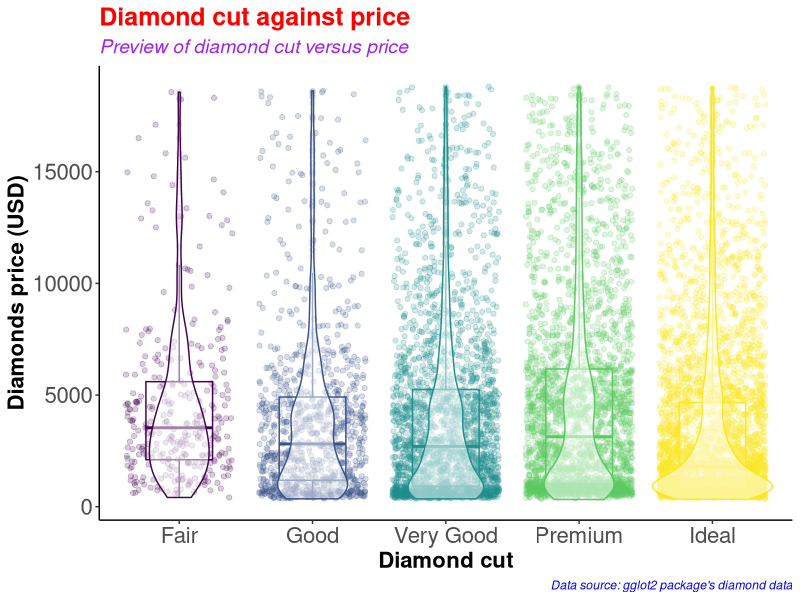
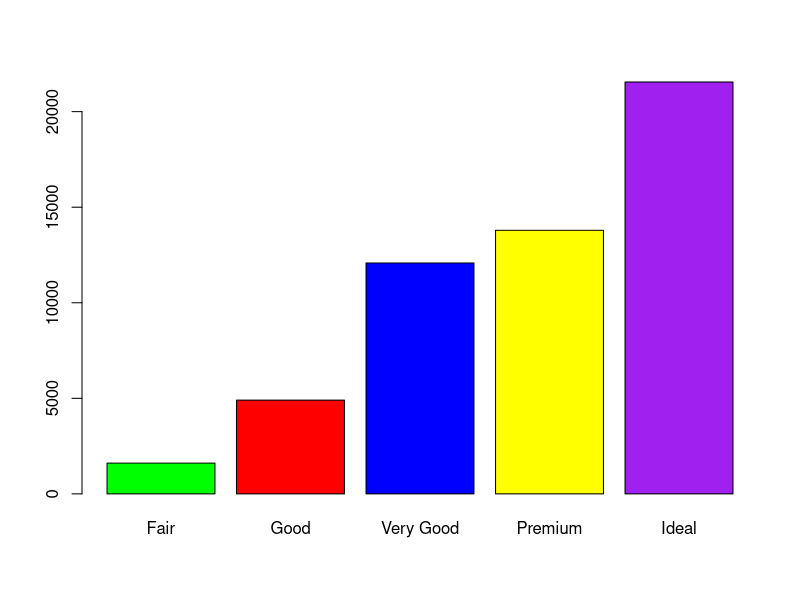
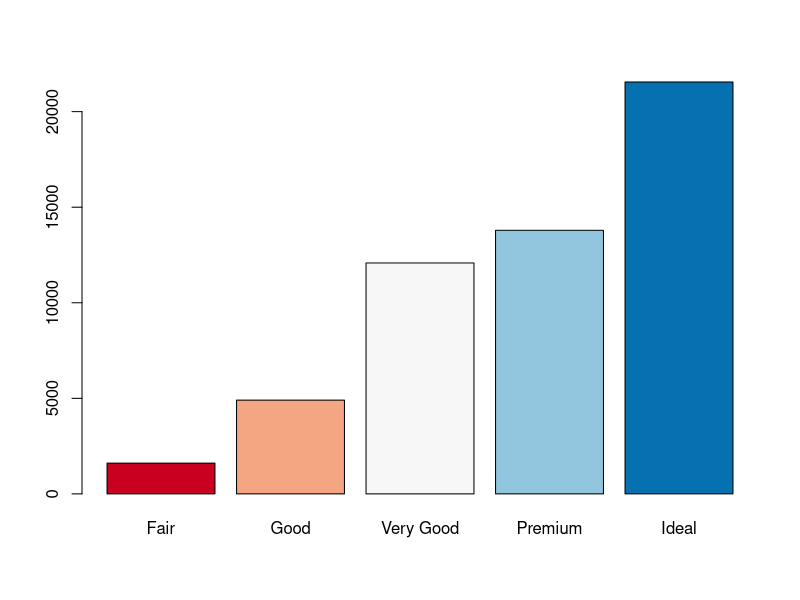
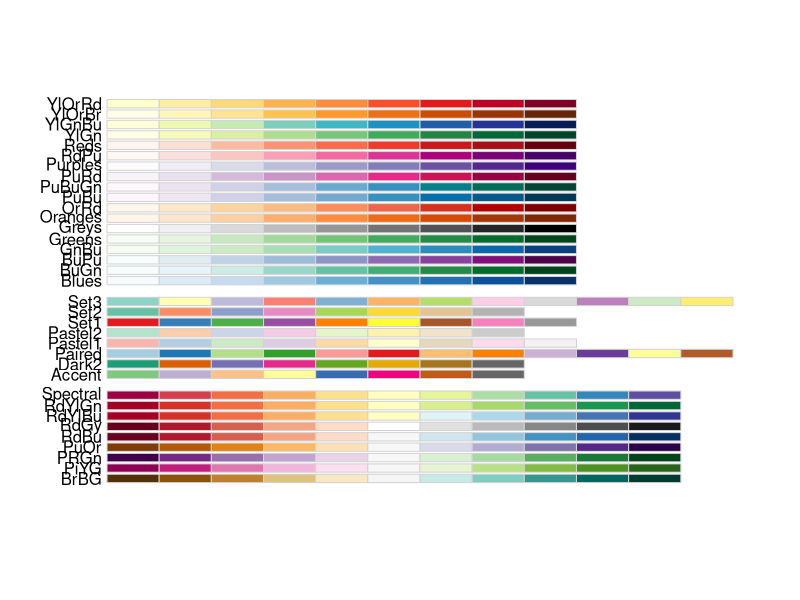
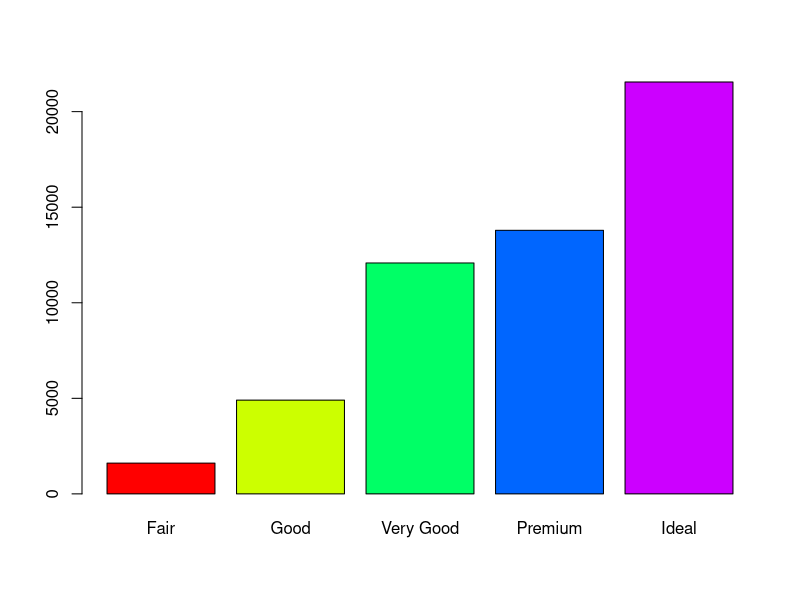
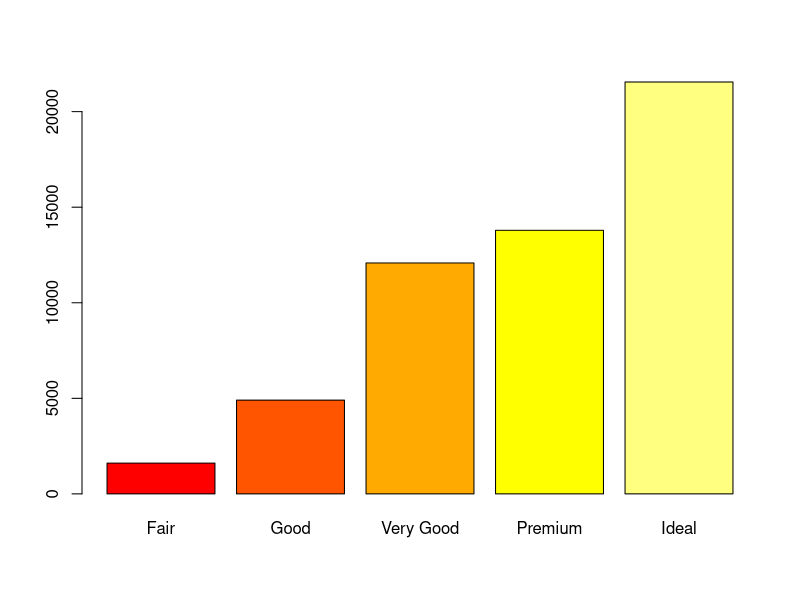
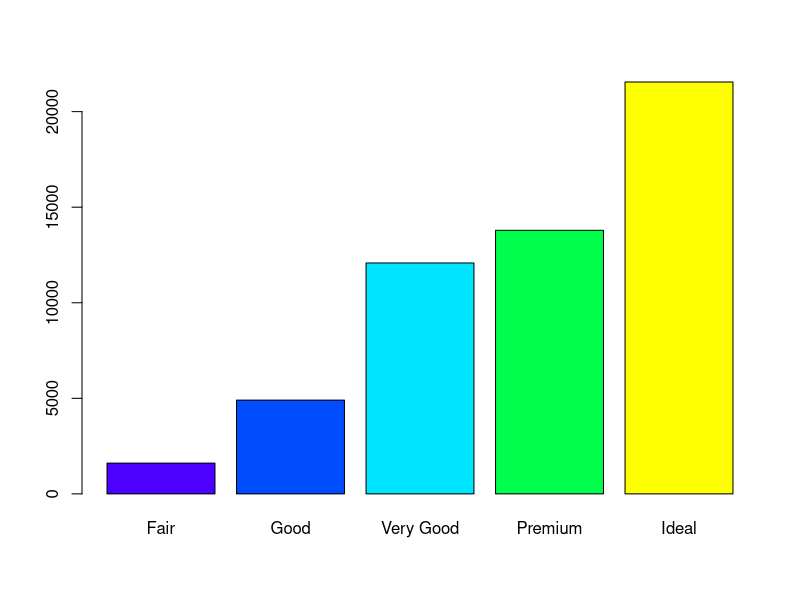
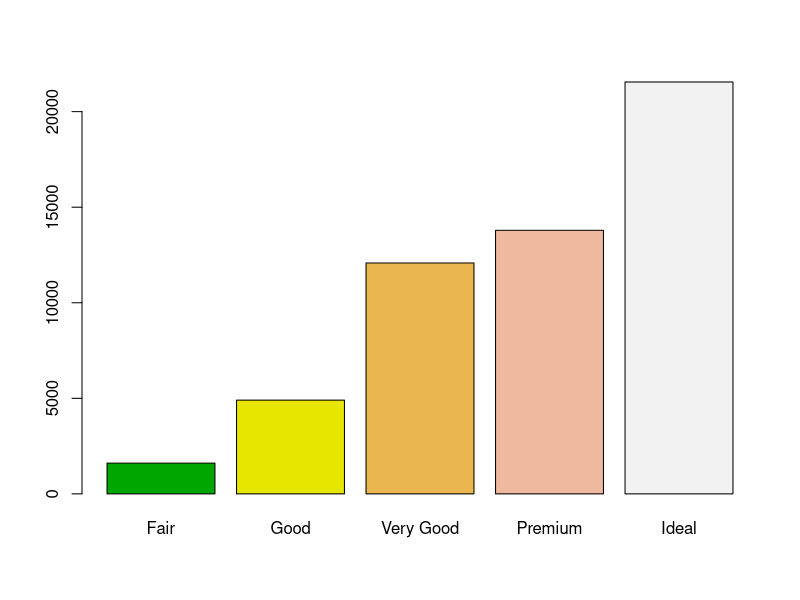

Here is the R script that generated these plots, in order:
#########################################
# Name: Wyclife Agumba Oluoch           #   
# E-mail: wyclifeoluoch@gmail.com       #
# GitHub: https://github.com/Wycology   #
# Task: Boxplot and violin plots in one #
# Date: 4th Jan 2021                    #
# Last edited: 18th Feb 2021            #
#########################################

# Loading the necessary libraries for the project
library(tidyverse) # This is for data wrangling and plotting
library(RColorBrewer) # This is for generating color pallets for the plots.

diamonds_df <- diamonds # Saving the diamonds data to a new object in R.

head(diamonds) # Checking the variables in the data-set for subsequent analyses
nrow(diamonds) # Checking for the number of rows in the data. 53940 observations
ncol(diamonds) # Checking the number of variables in the data-set. 10 variables

diamonds_df %>% # Picking the diamonds data object, and then
  slice_sample(n = 0.2*(nrow(diamonds))) %>% # Picking a portion of the data-set
  ggplot(aes(x = cut, y = price, color = cut)) + # Adding the mapping variables
  geom_point(position = "jitter", alpha = 0.2) + # Adding jitter and alpha
  geom_boxplot(alpha = 0.1, width = 0.5) + # Modifying dimensions of the boxplot 
  geom_violin(alpha = 0.5) + # Adding violin plot on top of the box and jitter
  theme_classic() + # Adding my preferred theme for publication.
  theme(legend.position = "none") + # Removing the legend; it is on the x-axis
  labs(x = "Diamond cut", # Labels the x-axis.
       y = "Diamonds price (USD)", # Labeling the y-axis
       title = "Diamond cut against price", # Setting tibble of the plot
       subtitle = "Preview of diamond cut versus price",
       caption = "Data source: gglot2 package's diamond data") +
  theme(axis.text = element_text(size=16), # Size of labels on tick-marks
        axis.title = element_text(size=16,face="bold")) + # Size of axis labels
  theme(plot.title = element_text(color = 'red', size = 18, face = 'bold'),
        plot.subtitle = element_text(color = 'purple', size = 14, face = 'italic'),
        plot.caption = element_text(color = 'blue', face = 'italic'))

diamonds %>% 
  filter(cut == 'Very Good') %>% 
  nrow()

diamonds %>% 
  select(cut) %>% 
  table() %>% 
  barplot(col = c('green', 'red', 'blue', 'yellow', 'purple'))

# Instead of specifying the colors, we can simply use the color brewer panel 

diamonds %>% 
  select(cut) %>% 
  table() %>% 
  barplot(col = brewer.pal(n = 5, name = "RdBu"))
# To display more brewer colors options to use, run the following function:

display.brewer.all()

# Can also use rainbow colors

diamonds %>% 
  select(cut) %>% 
  table() %>% 
  barplot(col = rainbow(5))

# Can also use heat.colors
diamonds %>% 
  select(cut) %>% 
  table() %>% 
  barplot(col = heat.colors(5))

# Can also use topographic colors

diamonds %>% 
  select(cut) %>% 
  table() %>% 
  barplot(col = topo.colors(5))

# Can also use terrain colors
diamonds %>% 
  select(cut) %>% 
  table() %>% 
  barplot(col = terrain.colors(5))

# Can also use cm.colors
diamonds %>% 
  select(cut) %>% 
  table() %>% 
  barplot(col = cm.colors(5))

?getData
# That is awesome. Good for the day.
